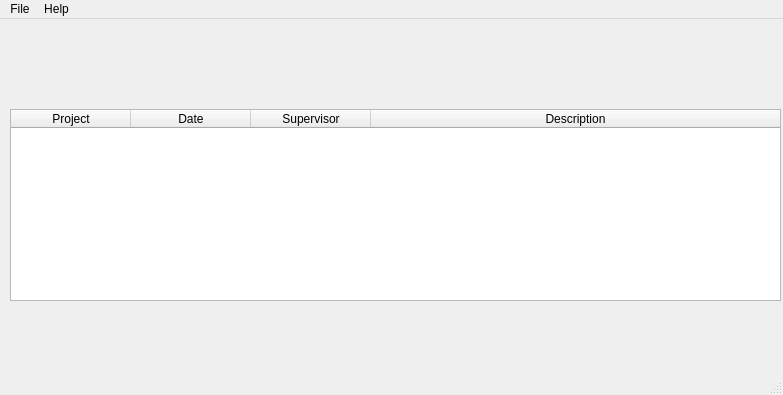
<?xml version="1.0" encoding="UTF-8"?>
<ui version="4.0">
 <class>projectWindow</class>
 <widget class="QMainWindow" name="projectWindow">
  <property name="geometry">
   <rect>
    <x>0</x>
    <y>0</y>
    <width>783</width>
    <height>395</height>
   </rect>
  </property>
  <property name="windowTitle">
   <string>ReadySet Volunteer - Project Management</string>
  </property>
  <widget class="QWidget" name="centralwidget">
   <widget class="QTableWidget" name="tableWidget">
    <property name="geometry">
     <rect>
      <x>10</x>
      <y>90</y>
      <width>771</width>
      <height>192</height>
     </rect>
    </property>
    <attribute name="horizontalHeaderDefaultSectionSize">
     <number>120</number>
    </attribute>
    <attribute name="horizontalHeaderStretchLastSection">
     <bool>true</bool>
    </attribute>
    <column>
     <property name="text">
      <string>Project</string>
     </property>
    </column>
    <column>
     <property name="text">
      <string>Date</string>
     </property>
    </column>
    <column>
     <property name="text">
      <string>Supervisor</string>
     </property>
    </column>
    <column>
     <property name="text">
      <string>Description</string>
     </property>
    </column>
   </widget>
  </widget>
  <widget class="QMenuBar" name="menubar">
   <property name="geometry">
    <rect>
     <x>0</x>
     <y>0</y>
     <width>783</width>
     <height>28</height>
    </rect>
   </property>
   <widget class="QMenu" name="menuFile">
    <property name="title">
     <string>File</string>
    </property>
    <addaction name="actionNew_Project"/>
    <addaction name="actionEdit_Project"/>
    <addaction name="separator"/>
    <addaction name="actionExit"/>
   </widget>
   <widget class="QMenu" name="menuHelp">
    <property name="title">
     <string>Help</string>
    </property>
    <addaction name="actionAbout"/>
   </widget>
   <addaction name="menuFile"/>
   <addaction name="menuHelp"/>
  </widget>
  <widget class="QStatusBar" name="statusbar"/>
  <action name="actionNew_Project">
   <property name="text">
    <string>New Project</string>
   </property>
  </action>
  <action name="actionEdit_Project">
   <property name="text">
    <string>Edit Project</string>
   </property>
  </action>
  <action name="actionExit">
   <property name="text">
    <string>Exit</string>
   </property>
  </action>
  <action name="actionAbout">
   <property name="text">
    <string>About</string>
   </property>
  </action>
 </widget>
 <resources/>
 <connections/>
</ui>
